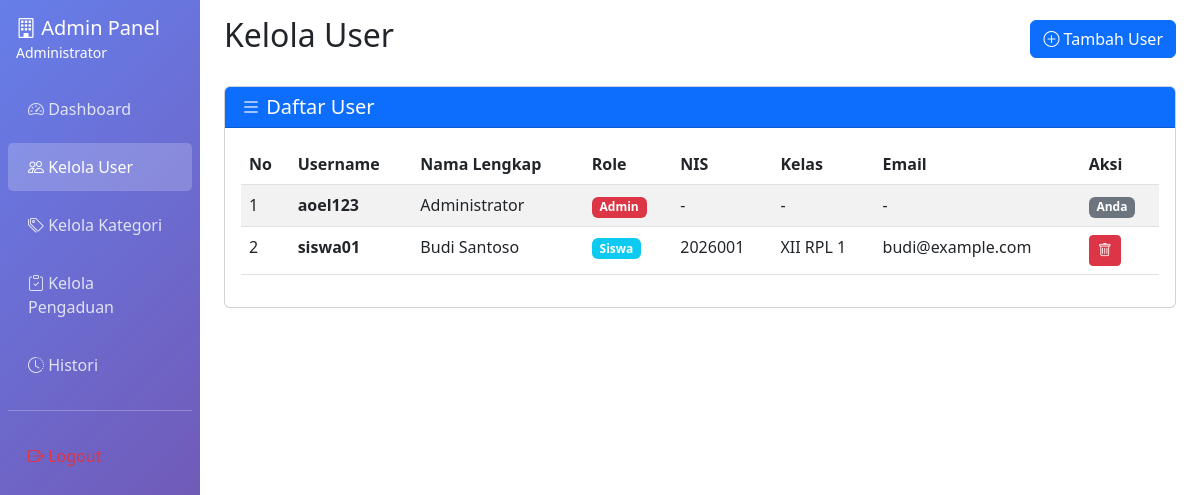
Page /admin/kelola_user.php (signed in) on the committed database.
### tables this page shows
CREATE TABLE IF NOT EXISTS users (
    id INT(11) PRIMARY KEY AUTO_INCREMENT,
    username VARCHAR(50) UNIQUE NOT NULL,
    password VARCHAR(255) NOT NULL,
    nama_lengkap VARCHAR(100) NOT NULL,
    role ENUM('admin', 'siswa') NOT NULL,
    nis VARCHAR(20) NULL,
    kelas VARCHAR(20) NULL,
    email VARCHAR(100) NULL,
    created_at TIMESTAMP DEFAULT CURRENT_TIMESTAMP
);

### admin/kelola_user.php (the view, shortened to what this page needs)
<?php
require_once '../config.php';
$query_users = "SELECT * FROM users ORDER BY created_at DESC";
$result_users = mysqli_query($conn, $query_users);
?>
<!DOCTYPE html>
<html lang="id">
<head>
    <link href="https://cdn.jsdelivr.net/npm/bootstrap@5.3.0/dist/css/bootstrap.min.css" rel="stylesheet">
    <link rel="stylesheet" href="https://cdn.jsdelivr.net/npm/bootstrap-icons@1.10.0/font/bootstrap-icons.css">
</head>
<body>
    <div class="container-fluid">
        <div class="row">
            <div class="col-md-3 col-lg-2 px-0 sidebar">
                <div class="p-3 text-white">
                    <h5 class="mb-0"><i class="bi bi-building"></i> Admin Panel</h5>
                    <small><?= $_SESSION['nama'] ?></small>
                </div>
                <nav class="nav flex-column px-2">
                    <a class="nav-link" href="dashboard.php">
                        <i class="bi bi-speedometer2"></i> Dashboard
                    </a>
                    <a class="nav-link active" href="kelola_user.php">
                        <i class="bi bi-people"></i> Kelola User
                    </a>
                    <a class="nav-link" href="kelola_kategori.php">
                        <i class="bi bi-tags"></i> Kelola Kategori
                    </a>
                    <a class="nav-link" href="kelola_pengaduan.php">
                        <i class="bi bi-clipboard-check"></i> Kelola Pengaduan
                    </a>
                    <a class="nav-link" href="histori.php">
                        <i class="bi bi-clock-history"></i> Histori
                    </a>
                    <hr class="text-white">
                    <a class="nav-link text-danger" href="../logout.php">
                        <i class="bi bi-box-arrow-right"></i> Logout
                    </a>
                </nav>
            </div>
            <div class="col-md-9 col-lg-10 px-4 py-3">
                <div class="d-flex justify-content-between align-items-center mb-4">
                    <h2>Kelola User</h2>
                    <button class="btn btn-primary" data-bs-toggle="modal" data-bs-target="#modalTambah">
                        <i class="bi bi-plus-circle"></i> Tambah User
                    </button>
                </div>
                <div class="card">
                    <div class="card-header bg-primary text-white">
                        <h5 class="mb-0"><i class="bi bi-list"></i> Daftar User</h5>
                    </div>
                    <div class="card-body">
                        <div class="table-responsive">
                            <table class="table table-striped table-hover">
                                <thead>
                                    <tr>
                                        <th>No</th>
                                        <th>Username</th>
                                        <th>Nama Lengkap</th>
                                        <th>Role</th>
                                        <th>NIS</th>
                                        <th>Kelas</th>
                                        <th>Email</th>
                                        <th>Aksi</th>
                                    </tr>
                                </thead>
                                <tbody>
                                    <?php
                                    $no = 1;
                                    while ($user = mysqli_fetch_assoc($result_users)):
                                    ?>
                                    <tr>
                                        <td><?= $no++ ?></td>
                                        <td><strong><?= $user['username'] ?></strong></td>
                                        <td><?= $user['nama_lengkap'] ?></td>
                                        <td>
                                            <span class="badge <?= $user['role'] == 'admin' ? 'bg-danger' : 'bg-info' ?>">
                                                <?= ucfirst($user['role']) ?>
                                            </span>
                                        </td>
                                        <td><?= $user['nis'] ?: '-' ?></td>
                                        <td><?= $user['kelas'] ?: '-' ?></td>
                                        <td><?= $user['email'] ?: '-' ?></td>
                                        <td>
                                            <?php if ($user['id'] != $_SESSION['user_id']): ?>
                                                <a href="?hapus=<?= $user['id'] ?>"
                                                   class="btn btn-sm btn-danger"
                                                   onclick="return confirm('Yakin ingin menghapus user ini?')">
                                                    <i class="bi bi-trash"></i>
                                                </a>
                                            <?php else: ?>
                                                <span class="badge bg-secondary">Anda</span>
                                            <?php endif; ?>
                                        </td>
                                    </tr>
                                    <?php endwhile; ?>
                                </tbody>
                            </table>
                        </div>
                    </div>
                </div>
            </div>
        </div>
    </div>
</body>
</html>

### admin/kelola_user.php (style rules this page uses)
.sidebar { min-height: 100vh; background: linear-gradient(135deg, #667eea 0%, #764ba2 100%); }
.sidebar .nav-link { color: rgba(255,255,255,0.8); padding: 12px 20px; margin: 5px 0; border-radius: 5px; }
.sidebar .nav-link:hover, .sidebar .nav-link.active { background: rgba(255,255,255,0.2); color: white; }

### rows in the picture
users: username "aoel123", nama_lengkap "Administrator", role "Admin", nis "-", kelas "-", email "-", shows "Anda"
users: username "siswa01", nama_lengkap "Budi Santoso", role "Siswa", nis "2026001", kelas "XII RPL 1", email "budi@example.com"

### other values in the picture
$_SESSION['nama'] "Administrator"
